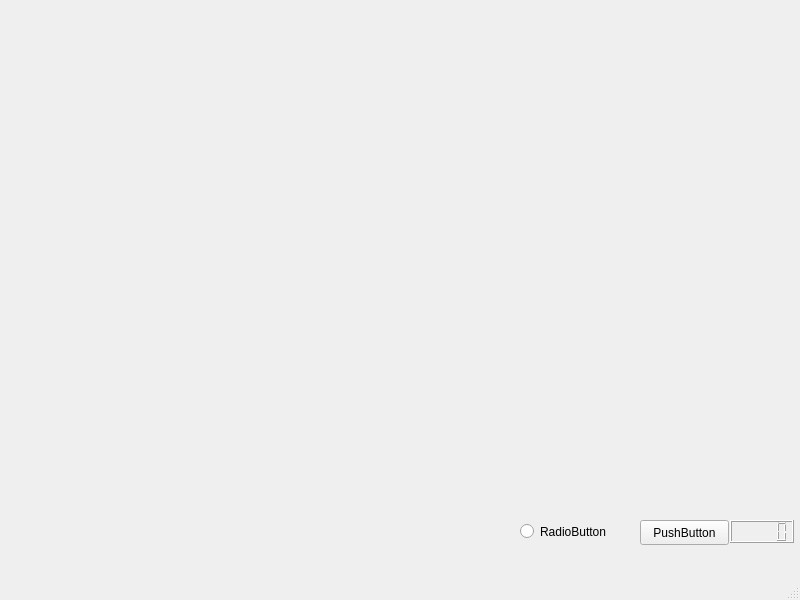
<?xml version="1.0" encoding="UTF-8"?>
<ui version="4.0">
 <class>MainWindow</class>
 <widget class="QMainWindow" name="MainWindow">
  <property name="geometry">
   <rect>
    <x>0</x>
    <y>0</y>
    <width>800</width>
    <height>600</height>
   </rect>
  </property>
  <property name="windowTitle">
   <string>MainWindow</string>
  </property>
  <widget class="QWidget" name="centralwidget">
   <widget class="QLCDNumber" name="lcd">
    <property name="geometry">
     <rect>
      <x>730</x>
      <y>520</y>
      <width>64</width>
      <height>23</height>
     </rect>
    </property>
   </widget>
   <widget class="QPushButton" name="pushButton">
    <property name="geometry">
     <rect>
      <x>640</x>
      <y>520</y>
      <width>89</width>
      <height>25</height>
     </rect>
    </property>
    <property name="text">
     <string>PushButton</string>
    </property>
   </widget>
   <widget class="QRadioButton" name="radioButton">
    <property name="geometry">
     <rect>
      <x>520</x>
      <y>520</y>
      <width>112</width>
      <height>23</height>
     </rect>
    </property>
    <property name="text">
     <string>RadioButton</string>
    </property>
   </widget>
  </widget>
  <widget class="QMenuBar" name="menubar">
   <property name="geometry">
    <rect>
     <x>0</x>
     <y>0</y>
     <width>800</width>
     <height>22</height>
    </rect>
   </property>
  </widget>
  <widget class="QStatusBar" name="statusbar"/>
 </widget>
 <resources/>
 <connections/>
</ui>
